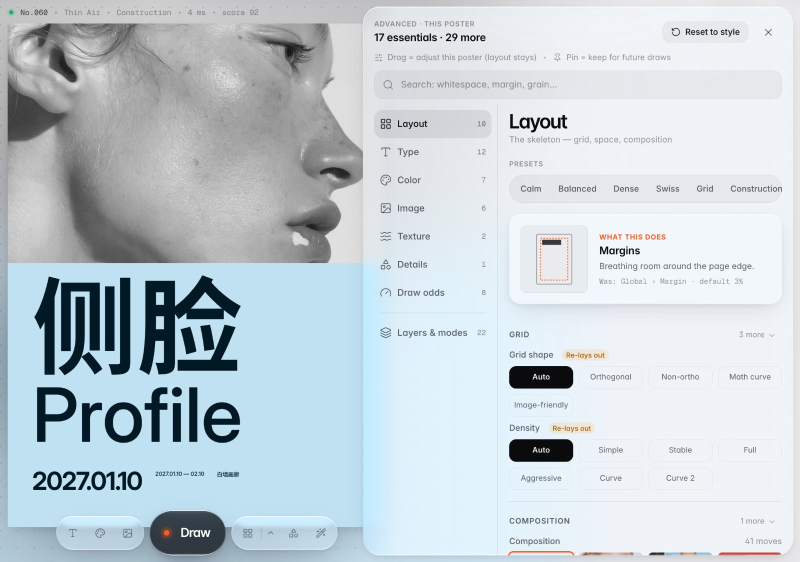
#> input picture .github/assets/adv-en.jpg, 1600 x 1124 px (shown at 1/2 size)
$ python -i analyze-images.py   (imports and definitions only)
#> lines starting #> are read from the running program, lines starting #| are printed output that depends on the picture; after the words box and inside, x2 and y2 are one past the last pixel; in counts of white or black regions, pixels touching at a corner belong together
"""Subject-aware crop data for the bundled images (open-source maths only: numpy + Pillow).

For every manifest entry it computes
  focus   – saliency-weighted centre of the subject (0..1), used as the crop anchor
  subject – bbox of the salient region {x,y,w,h} (0..1), crops try to keep it whole
  detail  – 16×16 grid of local detail (gradient energy, 0..1), "is this area busy?" for text placement
Saliency = spectral-residual saliency (Hou & Zhang 2007) + colour-contrast, with a mild centre prior.
Cut-out images use their alpha mask as the saliency map instead (that *is* the subject).
usage: python3 scripts/analyze-images.py [public/images/manifest.json]
"""
import json, sys, os
import numpy as np
from PIL import Image, ImageFilter

MAN = sys.argv[1] if len(sys.argv) > 1 else 'public/images/manifest.json'
ROOT = os.path.dirname(os.path.dirname(os.path.abspath(MAN)))  # public/

def blur(a, r):
    im = Image.fromarray((np.clip(a, 0, 1) * 255).astype(np.uint8))
    return np.asarray(im.filter(ImageFilter.GaussianBlur(r)), dtype=np.float32) / 255

def spectral_residual(g):
    f = np.fft.fft2(g)
    la = np.log(np.abs(f) + 1e-6)
    ph = np.angle(f)
    k = np.ones((3, 3)) / 9
    pad = np.pad(la, 1, mode='edge')
    avg = sum(pad[i:i + la.shape[0], j:j + la.shape[1]] * k[i, j] for i in range(3) for j in range(3))
    sal = np.abs(np.fft.ifft2(np.exp(la - avg + 1j * ph))) ** 2
    sal /= sal.max() + 1e-9
    return blur(sal, 2.5)

def analyze(path, cut_path=None):
#> called with path = '../../.github/assets/adv-en.jpg'
    im = Image.open(path).convert('RGB')
#> im is the input picture: PIL image 1600x1124 RGB; mean R, G, B 196.7, 207.4, 214.2
    W, H = im.size
#> W = 1600; H = 1124
    s = 96
    sw, sh = (s, max(8, round(s * H / W))) if W >= H else (max(8, round(s * W / H)), s)
#> sw = 96; sh = 67
    sm = np.asarray(im.resize((sw, sh), Image.LANCZOS), dtype=np.float32) / 255
    g = sm @ np.array([0.299, 0.587, 0.114])
    if cut_path and os.path.exists(cut_path):
        a = np.asarray(Image.open(cut_path).convert('RGBA').resize((sw, sh), Image.LANCZOS), dtype=np.float32)[..., 3] / 255
        sal = a
    else:
        sr = spectral_residual(g)
#> in spectral_residual, `pad = np.pad(la, 1, mode='edge')`:
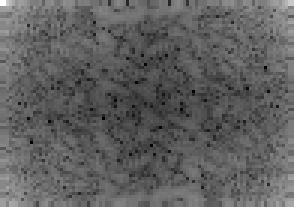
#> pad: shape (69, 98) float64 (shown 3 times larger); min -2.6, max 8.55, mean 1.59; drawn with min black and max white
#> in spectral_residual, `avg = sum(pad[i:i + la.shape[0], j:j + la.shape[1]] * k[i, j] for i in..`:
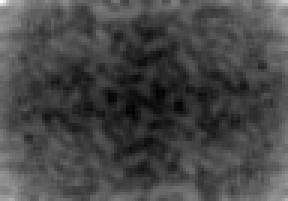
#> avg: shape (67, 96) float64 (shown 3 times larger); min -0.447, max 6.64, mean 1.52; drawn with min black and max white
#> in blur, `return np.asarray(im.filter(ImageFilter.GaussianBlur(r)), dtype=np.flo..`:
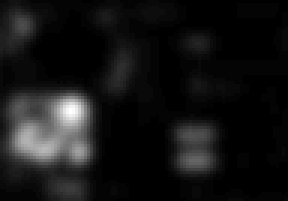
#> returned value: shape (67, 96) float32 (shown 3 times larger); min 0, max 0.22, mean 0.0184; drawn with min black and max white
        mean = sm.reshape(-1, 3).mean(0)
#> mean = [0.772, 0.814, 0.84]
        cc = np.sqrt(((blur(sm[..., 0], 1.5)[..., None] * 0 + sm - mean) ** 2).sum(-1))
        cc = blur(cc / (cc.max() + 1e-9), 3)
        yy, xx = np.mgrid[0:sh, 0:sw]
        prior = np.exp(-(((xx / sw - 0.5) ** 2) / 0.18 + ((yy / sh - 0.45) ** 2) / 0.22))
        sal = (0.55 * sr / (sr.max() + 1e-9) + 0.45 * cc) * (0.55 + 0.45 * prior)
    sal = sal / (sal.max() + 1e-9)
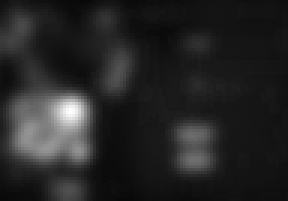
#> sal: shape (67, 96) float64 (shown 3 times larger); min 0.0333, max 1, mean 0.15
    thr = np.quantile(sal, 0.8)
#> thr = 0.192
    m = sal >= thr
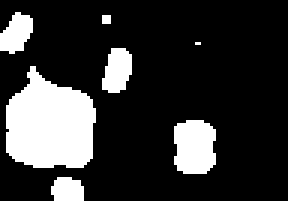
#> m: shape (67, 96) bool (shown 3 times larger); 20% white; 7 white regions (2 under 20 px), largest, box (x1, y1, x2, y2) and area: (2, 22, 32, 56) 759, (58, 40, 72, 58) 221, (34, 16, 44, 31) 115, (0, 4, 11, 18) 105, (17, 59, 28, 67) 76
    wts = np.where(m, sal, 0)
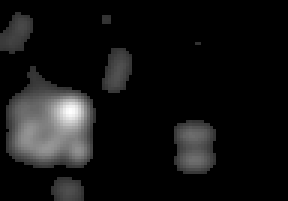
#> wts: shape (67, 96) float64 (shown 3 times larger); min 0, max 1, mean 0.0747
    yy, xx = np.mgrid[0:sh, 0:sw]
    fx = float((wts * xx).sum() / wts.sum() + 0.5) / sw
#> fx = 0.264
    fy = float((wts * yy).sum() / wts.sum() + 0.5) / sh
#> fy = 0.61
    # subject bbox: rows/cols that hold 90% of the salient mass
    def span(p):
        c = np.cumsum(p) / p.sum()
#> c = 96 values from 0.00278 to 1
        return int(np.searchsorted(c, 0.05)), int(np.searchsorted(c, 0.95)) + 1
    x0, x1 = span(wts.sum(0)); y0, y1 = span(wts.sum(1))
#> after `x0, x1 = span(wts.sum(0))`: x0 = 4; x1 = 67
#> after `y0, y1 = span(wts.sum(1))`: y0 = 15; y1 = 56
    subject = dict(x=round(x0 / sw, 3), y=round(y0 / sh, 3), w=round((x1 - x0) / sw, 3), h=round((y1 - y0) / sh, 3))
#> subject = {'x': 0.042, 'y': 0.224, 'w': 0.656, 'h': 0.612}
    # detail: gradient energy, pooled to 16×16
    gx = np.abs(np.diff(g, axis=1, append=g[:, -1:]))
    gy = np.abs(np.diff(g, axis=0, append=g[-1:, :]))
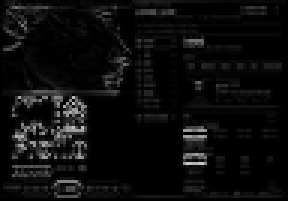
#> gy: shape (67, 96) float64 (shown 3 times larger); min 0, max 0.802, mean 0.0523
    e = np.asarray(Image.fromarray((gx + gy).astype(np.float32)).resize((16, 16), Image.BOX), dtype=np.float32)
    e = np.clip(e / 0.25, 0, 1)  # 0.25 mean abs gradient (96px proxy) ≈ very busy texture
    return dict(focus=dict(x=round(fx, 3), y=round(fy, 3)), subject=subject, detail=[round(float(v), 2) for v in e.reshape(-1)])

def main():
    man = json.load(open(MAN))
    for a in man:
        p = os.path.join(ROOT, a['src'].lstrip('/'))
        cut = os.path.join(ROOT, a['cutout'].lstrip('/')) if a.get('cutout') else None
        r = analyze(p, cut)
        a.update(r)
        print(a['id'], r['focus'], r['subject'], 'detail~%.2f' % np.mean(r['detail']))
    json.dump(man, open(MAN, 'w'), ensure_ascii=False, separators=(',', ':'))

# [2 lines not run here, left out]

>>> result = analyze('../../.github/assets/adv-en.jpg')
#> result = 3 items
